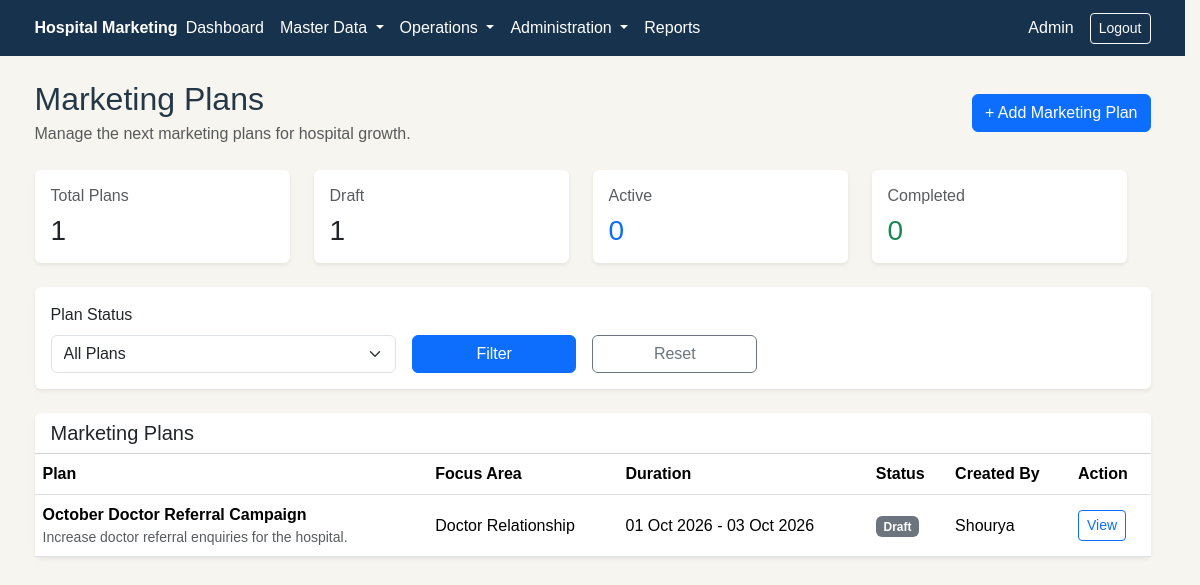
The app's page /manager/marketing-plans/index.php (signed in) with its own data.
### tables this page shows
CREATE TABLE `marketing_plans` (
  `id` int(10) UNSIGNED NOT NULL,
  `plan_title` varchar(200) NOT NULL,
  `objective` text DEFAULT NULL,
  `focus_area` varchar(200) DEFAULT NULL,
  `target_description` text DEFAULT NULL,
  `start_date` date NOT NULL,
  `end_date` date NOT NULL,
  `status` enum('Draft','Active','Completed','Cancelled') NOT NULL DEFAULT 'Draft',
  `remarks` text DEFAULT NULL,
  `created_by` int(10) UNSIGNED NOT NULL,
  `created_at` timestamp NOT NULL DEFAULT current_timestamp(),
  `updated_at` timestamp NOT NULL DEFAULT current_timestamp() ON UPDATE current_timestamp()
);

CREATE TABLE `users` (
  `id` int(10) UNSIGNED NOT NULL,
  `name` varchar(120) NOT NULL,
  `email` varchar(190) NOT NULL,
  `password` varchar(255) NOT NULL,
  `role_id` int(10) UNSIGNED NOT NULL,
  `status` enum('active','inactive') NOT NULL DEFAULT 'active',
  `created_at` timestamp NOT NULL DEFAULT current_timestamp(),
  `updated_at` timestamp NOT NULL DEFAULT current_timestamp() ON UPDATE current_timestamp()
);

### manager/marketing-plans/index.php (the view, shortened to what this page needs)
<?php
require_once __DIR__ . '/../../config/database.php';
$params = [];
$sql = "
    SELECT
        mp.id,
        mp.plan_title,
        mp.objective,
        mp.focus_area,
        mp.target_description,
        mp.start_date,
        mp.end_date,
        mp.status,
        mp.remarks,
        mp.created_at,
        u.name AS created_by_name
    FROM marketing_plans mp
    INNER JOIN users u
        ON mp.created_by = u.id
";
$sql .= "
    ORDER BY
        mp.start_date DESC,
        mp.created_at DESC
";
$stmt = $pdo->prepare($sql);
$stmt->execute($params);
$plans = $stmt->fetchAll();
$count_stmt = $pdo->query("
    SELECT
        COUNT(*) AS total_plans,
        SUM(
            CASE
                WHEN status = 'Draft'
                THEN 1
                ELSE 0
            END
        ) AS draft_plans,
        SUM(
            CASE
                WHEN status = 'Active'
                THEN 1
                ELSE 0
            END
        ) AS active_plans,
        SUM(
            CASE
                WHEN status = 'Completed'
                THEN 1
                ELSE 0
            END
        ) AS completed_plans,
        SUM(
            CASE
                WHEN status = 'Cancelled'
                THEN 1
                ELSE 0
            END
        ) AS cancelled_plans
    FROM marketing_plans
");
$counts = $count_stmt->fetch();
?>
<?php require_once __DIR__ . '/../../includes/header.php'; ?>
<div class="container py-4">
    <div class="d-flex justify-content-between align-items-center mb-4">
        <div>
            <h2 class="mb-1">
                Marketing Plans
            </h2>
            <p class="text-muted mb-0">
                Manage the next marketing plans for hospital growth.
            </p>
        </div>
        <a
            href="<?php echo BASE_URL; ?>/manager/marketing-plans/add.php"
            class="btn btn-primary"
        >
            + Add Marketing Plan
        </a>
    </div>
    <div class="row g-4 mb-4">
        <div class="col-md-6 col-lg-3">
            <div class="card shadow-sm border-0 h-100">
                <div class="card-body">
                    <h6 class="text-muted">
                        Total Plans
                    </h6>
                    <h3 class="mb-0">
                        <?php
                        echo (int) (
                            $counts['total_plans']
                            ?? 0
                        );
                        ?>
                    </h3>
                </div>
            </div>
        </div>
        <div class="col-md-6 col-lg-3">
            <div class="card shadow-sm border-0 h-100">
                <div class="card-body">
                    <h6 class="text-muted">
                        Draft
                    </h6>
                    <h3 class="mb-0">
                        <?php
                        echo (int) (
                            $counts['draft_plans']
                            ?? 0
                        );
                        ?>
                    </h3>
                </div>
            </div>
        </div>
        <div class="col-md-6 col-lg-3">
            <div class="card shadow-sm border-0 h-100">
                <div class="card-body">
                    <h6 class="text-muted">
                        Active
                    </h6>
                    <h3 class="mb-0 text-primary">
                        <?php
                        echo (int) (
                            $counts['active_plans']
                            ?? 0
                        );
                        ?>
                    </h3>
                </div>
            </div>
        </div>
        <div class="col-md-6 col-lg-3">
            <div class="card shadow-sm border-0 h-100">
                <div class="card-body">
                    <h6 class="text-muted">
                        Completed
                    </h6>
                    <h3 class="mb-0 text-success">
                        <?php
                        echo (int) (
                            $counts['completed_plans']
                            ?? 0
                        );
                        ?>
                    </h3>
                </div>
            </div>
        </div>
    </div>
    <div class="card shadow-sm border-0 mb-4">
        <div class="card-body">
            <form method="GET">
                <div class="row g-3 align-items-end">
                    <div class="col-md-4">
                        <label class="form-label">
                            Plan Status
                        </label>
                        <select
                            name="status"
                            class="form-select"
                        >
                            <option value="">
                                All Plans
                            </option>
                        </select>
                    </div>
                    <div class="col-md-2">
                        <button
                            type="submit"
                            class="btn btn-primary w-100"
                        >
                            Filter
                        </button>
                    </div>
                    <div class="col-md-2">
                        <a
                            href="<?php echo BASE_URL; ?>/manager/marketing-plans/index.php"
                            class="btn btn-outline-secondary w-100"
                        >
                            Reset
                        </a>
                    </div>
                </div>
            </form>
        </div>
    </div>
    <div class="card shadow-sm border-0">
        <div class="card-header bg-white">
            <h5 class="mb-0">
                Marketing Plans
            </h5>
        </div>
        <div class="card-body p-0">
            <?php if (empty($plans)): ?>
                <div class="p-4 text-muted">
                    No marketing plans found.
                </div>
            <?php else: ?>
                <div class="table-responsive">
                    <table class="table table-hover align-middle mb-0">
                        <thead>
                            <tr>
                                <th>
                                    Plan
                                </th>
                                <th>
                                    Focus Area
                                </th>
                                <th>
                                    Duration
                                </th>
                                <th>
                                    Status
                                </th>
                                <th>
                                    Created By
                                </th>
                                <th>
                                    Action
                                </th>
                            </tr>
                        </thead>
                        <tbody>
                            <?php foreach (
                                $plans as $plan
                            ): ?>
                                <tr>
                                    <td>
                                        <strong>
                                            <?php
                                            echo htmlspecialchars(
                                                $plan['plan_title']
                                            );
                                            ?>
                                        </strong>
                                        <?php if (
                                            !empty(
                                                $plan['objective']
                                            )
                                        ): ?>
                                            <div class="small text-muted">
                                                <?php
                                                echo htmlspecialchars(
                                                    mb_strimwidth(
                                                        $plan['objective'],
                                                        0,
                                                        100,
                                                        '...'
                                                    )
                                                );
                                                ?>
                                            </div>
                                        <?php endif; ?>
                                    </td>
                                    <td>
                                        <?php
                                        echo htmlspecialchars(
                                            $plan['focus_area']
                                                ?: '-'
                                        );
                                        ?>
                                    </td>
                                    <td>
                                        <?php
                                        echo date(
                                            'd M Y',
                                            strtotime(
                                                $plan['start_date']
                                            )
                                        );
                                        ?>
                                        -
                                        <?php
                                        echo date(
                                            'd M Y',
                                            strtotime(
                                                $plan['end_date']
                                            )
                                        );
                                        ?>
                                    </td>
                                    <td>
                                        <?php
                                        $badge_class =
                                            'bg-secondary';
                                        if (
                                            $plan['status']
                                            === 'Draft'
                                        ) {
                                            $badge_class =
                                                'bg-secondary';
                                        }
                                        ?>
                                        <span
                                            class="badge <?php
                                            echo $badge_class;
                                            ?>"
                                        >
                                            <?php
                                            echo htmlspecialchars(
                                                $plan['status']
                                            );
                                            ?>
                                        </span>
                                    </td>
                                    <td>
                                        <?php
                                        echo htmlspecialchars(
                                            $plan['created_by_name']
                                        );
                                        ?>
                                    </td>
                                    <td>
                                        <a
                                            href="<?php echo BASE_URL; ?>/manager/marketing-plans/view.php?id=<?php echo (int) $plan['id']; ?>"
                                            class="btn btn-sm btn-outline-primary"
                                        >
                                            View
                                        </a>
                                    </td>
                                </tr>
                            <?php endforeach; ?>
                        </tbody>
                    </table>
                </div>
            <?php endif; ?>
        </div>
    </div>
</div>
<?php require_once __DIR__ . '/../../includes/footer.php'; ?>

### assets/css/style.css (style rules this page uses)
:root { --hm-navy: #17324d; --hm-teal: #168a87; --hm-gold: #b89a5a; --hm-ivory: #f7f5ef; --hm-white: #ffffff; --hm-text: #243746; --hm-muted: #71808c; --hm-border: #e3e7ea; }
body { background-color: var(--hm-ivory); color: var(--hm-text); font-family: Arial, sans-serif; margin: 0; overflow-x: hidden; }
html { scrollbar-gutter: stable; }
.row { max-width: 100%; }
.table-responsive { width: 100%; max-width: 100%; }
.table-responsive table { max-width: 100%; }

### records on screen
marketing_plans: plan_title "October Doctor Referral Campaign", objective "Increase doctor referral enquiries for the hospital.", focus_area "Doctor Relationship", start_date "01 Oct 2026", end_date "03 Oct 2026", status "Draft", created_by.name "Shourya"

### other values on screen
$user['name'] "Admin"
$counts['total_plans'] "1"
$counts['draft_plans'] "1"
$counts['active_plans'] "0"
$counts['completed_plans'] "0"
